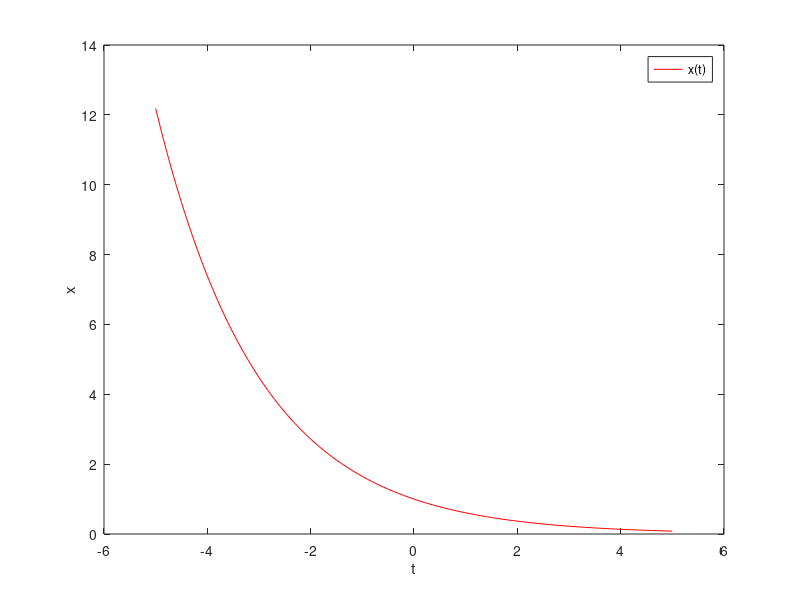
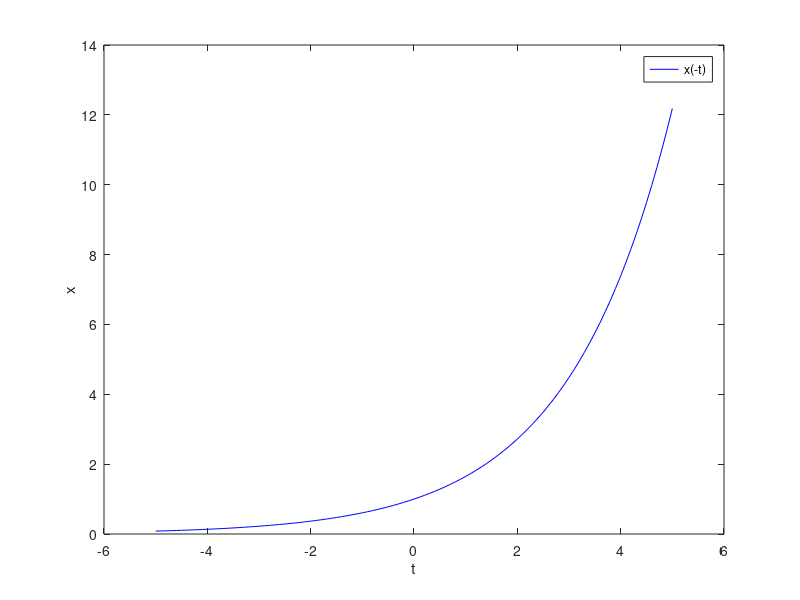
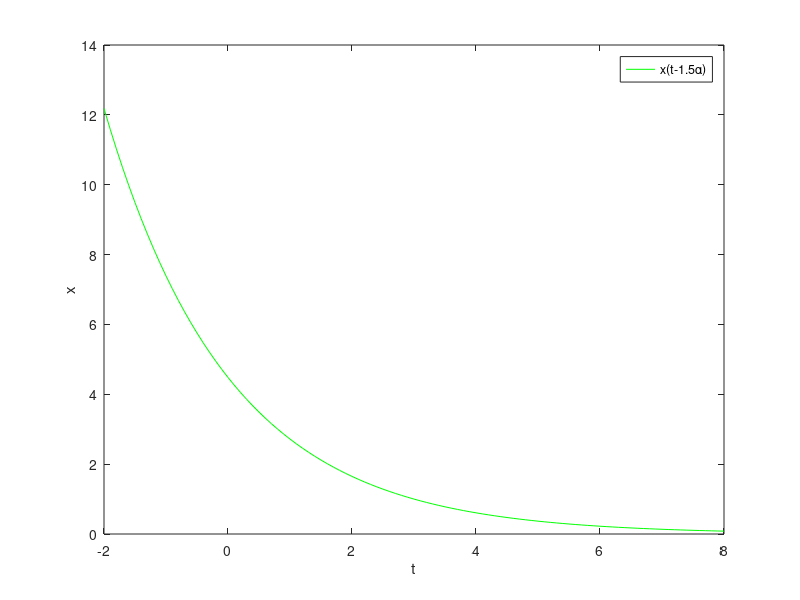
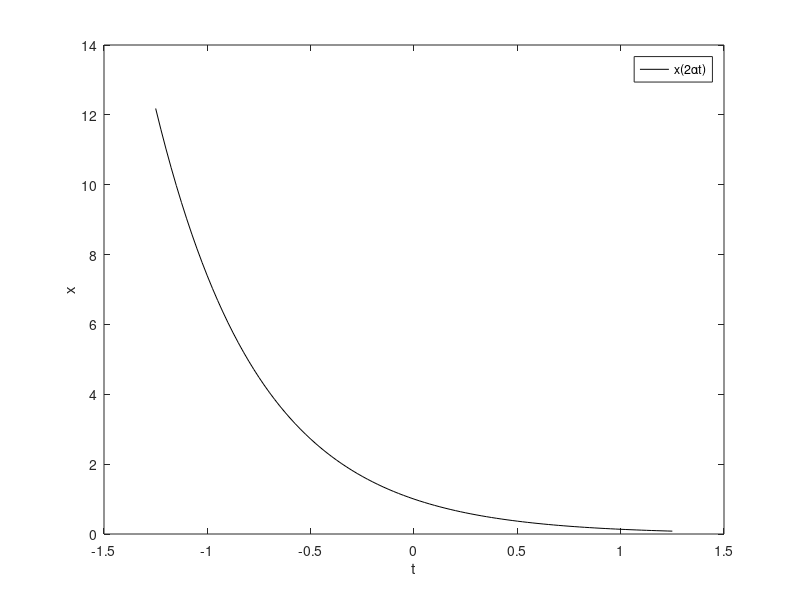

MATLAB code for these plots, in order:
a=2;
t=[-5:0.1:5];
x=exp(-t/a);

figure;
plot(t,x,'red')
xlabel('t')
ylabel('x')
legend({'x(t)'})
figure;
plot(-t,x,'blue')
xlabel('t')
ylabel('x')
legend({'x(-t)'})
figure;
plot(t+1.5*a,x,'green')
xlabel('t')
ylabel('x')
legend({'x(t-1.5\alpha)'})
figure;
plot(t/4,x,'black')
xlabel('t')
ylabel('x')
legend({'x(2\alphat)'})